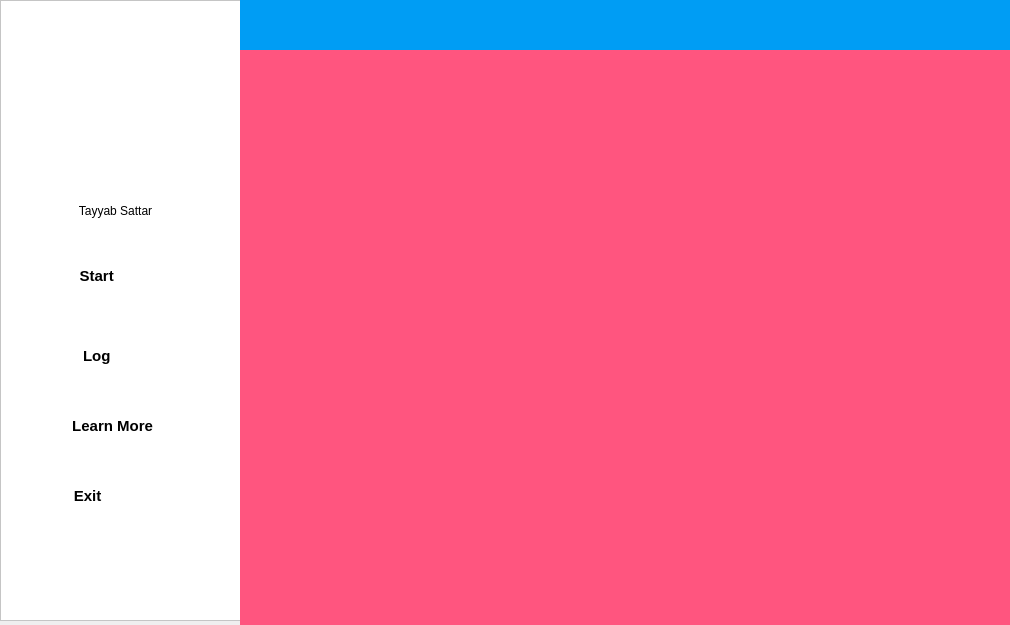
<?xml version="1.0" encoding="UTF-8"?>
<ui version="4.0">
 <class>Widget</class>
 <widget class="QWidget" name="Widget">
  <property name="geometry">
   <rect>
    <x>0</x>
    <y>0</y>
    <width>1010</width>
    <height>625</height>
   </rect>
  </property>
  <property name="windowTitle">
   <string>Widget</string>
  </property>
  <widget class="QWidget" name="verticalLayoutWidget">
   <property name="geometry">
    <rect>
     <x>0</x>
     <y>0</y>
     <width>160</width>
     <height>601</height>
    </rect>
   </property>
   <layout class="QVBoxLayout" name="verticalLayout"/>
  </widget>
  <widget class="QFrame" name="frame">
   <property name="geometry">
    <rect>
     <x>0</x>
     <y>0</y>
     <width>241</width>
     <height>621</height>
    </rect>
   </property>
   <property name="font">
    <font>
     <stylestrategy>PreferAntialias</stylestrategy>
    </font>
   </property>
   <property name="styleSheet">
    <string notr="true">background-color: rgb(255, 255, 255);
border-top-color: rgb(255, 255, 255);</string>
   </property>
   <property name="frameShape">
    <enum>QFrame::StyledPanel</enum>
   </property>
   <property name="frameShadow">
    <enum>QFrame::Raised</enum>
   </property>
   <widget class="QLabel" name="username">
    <property name="geometry">
     <rect>
      <x>40</x>
      <y>190</y>
      <width>151</width>
      <height>41</height>
     </rect>
    </property>
    <property name="styleSheet">
     <string notr="true">color: rgb(0, 0, 0);
font: 700 12pt &quot;Segoe UI&quot;;</string>
    </property>
    <property name="text">
     <string>Tayyab Sattar</string>
    </property>
    <property name="alignment">
     <set>Qt::AlignCenter</set>
    </property>
   </widget>
   <widget class="QLabel" name="label">
    <property name="geometry">
     <rect>
      <x>30</x>
      <y>60</y>
      <width>131</width>
      <height>121</height>
     </rect>
    </property>
    <property name="text">
     <string/>
    </property>
    <property name="pixmap">
     <pixmap>hyy.png</pixmap>
    </property>
   </widget>
   <widget class="QPushButton" name="btnexit">
    <property name="geometry">
     <rect>
      <x>30</x>
      <y>480</y>
      <width>111</width>
      <height>31</height>
     </rect>
    </property>
    <property name="palette">
     <palette>
      <active>
       <colorrole role="WindowText">
        <brush brushstyle="SolidPattern">
         <color alpha="255">
          <red>0</red>
          <green>0</green>
          <blue>0</blue>
         </color>
        </brush>
       </colorrole>
       <colorrole role="Button">
        <brush brushstyle="SolidPattern">
         <color alpha="255">
          <red>255</red>
          <green>255</green>
          <blue>255</blue>
         </color>
        </brush>
       </colorrole>
       <colorrole role="Text">
        <brush brushstyle="SolidPattern">
         <color alpha="255">
          <red>0</red>
          <green>0</green>
          <blue>0</blue>
         </color>
        </brush>
       </colorrole>
       <colorrole role="ButtonText">
        <brush brushstyle="SolidPattern">
         <color alpha="255">
          <red>0</red>
          <green>0</green>
          <blue>0</blue>
         </color>
        </brush>
       </colorrole>
       <colorrole role="Base">
        <brush brushstyle="SolidPattern">
         <color alpha="255">
          <red>255</red>
          <green>255</green>
          <blue>255</blue>
         </color>
        </brush>
       </colorrole>
       <colorrole role="Window">
        <brush brushstyle="SolidPattern">
         <color alpha="255">
          <red>255</red>
          <green>255</green>
          <blue>255</blue>
         </color>
        </brush>
       </colorrole>
       <colorrole role="PlaceholderText">
        <brush brushstyle="SolidPattern">
         <color alpha="128">
          <red>0</red>
          <green>0</green>
          <blue>0</blue>
         </color>
        </brush>
       </colorrole>
      </active>
      <inactive>
       <colorrole role="WindowText">
        <brush brushstyle="SolidPattern">
         <color alpha="255">
          <red>0</red>
          <green>0</green>
          <blue>0</blue>
         </color>
        </brush>
       </colorrole>
       <colorrole role="Button">
        <brush brushstyle="SolidPattern">
         <color alpha="255">
          <red>255</red>
          <green>255</green>
          <blue>255</blue>
         </color>
        </brush>
       </colorrole>
       <colorrole role="Text">
        <brush brushstyle="SolidPattern">
         <color alpha="255">
          <red>0</red>
          <green>0</green>
          <blue>0</blue>
         </color>
        </brush>
       </colorrole>
       <colorrole role="ButtonText">
        <brush brushstyle="SolidPattern">
         <color alpha="255">
          <red>0</red>
          <green>0</green>
          <blue>0</blue>
         </color>
        </brush>
       </colorrole>
       <colorrole role="Base">
        <brush brushstyle="SolidPattern">
         <color alpha="255">
          <red>255</red>
          <green>255</green>
          <blue>255</blue>
         </color>
        </brush>
       </colorrole>
       <colorrole role="Window">
        <brush brushstyle="SolidPattern">
         <color alpha="255">
          <red>255</red>
          <green>255</green>
          <blue>255</blue>
         </color>
        </brush>
       </colorrole>
       <colorrole role="PlaceholderText">
        <brush brushstyle="SolidPattern">
         <color alpha="128">
          <red>0</red>
          <green>0</green>
          <blue>0</blue>
         </color>
        </brush>
       </colorrole>
      </inactive>
      <disabled>
       <colorrole role="WindowText">
        <brush brushstyle="SolidPattern">
         <color alpha="255">
          <red>0</red>
          <green>0</green>
          <blue>0</blue>
         </color>
        </brush>
       </colorrole>
       <colorrole role="Button">
        <brush brushstyle="SolidPattern">
         <color alpha="255">
          <red>255</red>
          <green>255</green>
          <blue>255</blue>
         </color>
        </brush>
       </colorrole>
       <colorrole role="Text">
        <brush brushstyle="SolidPattern">
         <color alpha="255">
          <red>0</red>
          <green>0</green>
          <blue>0</blue>
         </color>
        </brush>
       </colorrole>
       <colorrole role="ButtonText">
        <brush brushstyle="SolidPattern">
         <color alpha="255">
          <red>0</red>
          <green>0</green>
          <blue>0</blue>
         </color>
        </brush>
       </colorrole>
       <colorrole role="Base">
        <brush brushstyle="SolidPattern">
         <color alpha="255">
          <red>255</red>
          <green>255</green>
          <blue>255</blue>
         </color>
        </brush>
       </colorrole>
       <colorrole role="Window">
        <brush brushstyle="SolidPattern">
         <color alpha="255">
          <red>255</red>
          <green>255</green>
          <blue>255</blue>
         </color>
        </brush>
       </colorrole>
       <colorrole role="PlaceholderText">
        <brush brushstyle="SolidPattern">
         <color alpha="128">
          <red>0</red>
          <green>0</green>
          <blue>0</blue>
         </color>
        </brush>
       </colorrole>
      </disabled>
     </palette>
    </property>
    <property name="font">
     <font>
      <family>Segoe UI</family>
      <pointsize>11</pointsize>
      <italic>false</italic>
      <bold>true</bold>
     </font>
    </property>
    <property name="focusPolicy">
     <enum>Qt::StrongFocus</enum>
    </property>
    <property name="statusTip">
     <string>Exit Application</string>
    </property>
    <property name="layoutDirection">
     <enum>Qt::LeftToRight</enum>
    </property>
    <property name="styleSheet">
     <string notr="true">color: rgb(0, 0, 0);
font: 700 11pt &quot;Segoe UI&quot;;
border-color: rgb(255, 255, 255);
gridline-color: rgb(255, 255, 255);</string>
    </property>
    <property name="text">
     <string> Exit</string>
    </property>
    <property name="icon">
     <iconset>
      <normaloff>exit-icon.png</normaloff>exit-icon.png</iconset>
    </property>
    <property name="iconSize">
     <size>
      <width>45</width>
      <height>45</height>
     </size>
    </property>
    <property name="shortcut">
     <string notr="true"/>
    </property>
    <property name="autoRepeatDelay">
     <number>0</number>
    </property>
    <property name="autoRepeatInterval">
     <number>0</number>
    </property>
    <property name="autoDefault">
     <bool>true</bool>
    </property>
    <property name="default">
     <bool>true</bool>
    </property>
    <property name="flat">
     <bool>true</bool>
    </property>
   </widget>
   <widget class="QPushButton" name="btnlm">
    <property name="geometry">
     <rect>
      <x>30</x>
      <y>410</y>
      <width>161</width>
      <height>31</height>
     </rect>
    </property>
    <property name="palette">
     <palette>
      <active>
       <colorrole role="WindowText">
        <brush brushstyle="SolidPattern">
         <color alpha="255">
          <red>0</red>
          <green>0</green>
          <blue>0</blue>
         </color>
        </brush>
       </colorrole>
       <colorrole role="Button">
        <brush brushstyle="SolidPattern">
         <color alpha="255">
          <red>255</red>
          <green>255</green>
          <blue>255</blue>
         </color>
        </brush>
       </colorrole>
       <colorrole role="Text">
        <brush brushstyle="SolidPattern">
         <color alpha="255">
          <red>0</red>
          <green>0</green>
          <blue>0</blue>
         </color>
        </brush>
       </colorrole>
       <colorrole role="ButtonText">
        <brush brushstyle="SolidPattern">
         <color alpha="255">
          <red>0</red>
          <green>0</green>
          <blue>0</blue>
         </color>
        </brush>
       </colorrole>
       <colorrole role="Base">
        <brush brushstyle="SolidPattern">
         <color alpha="255">
          <red>255</red>
          <green>255</green>
          <blue>255</blue>
         </color>
        </brush>
       </colorrole>
       <colorrole role="Window">
        <brush brushstyle="SolidPattern">
         <color alpha="255">
          <red>255</red>
          <green>255</green>
          <blue>255</blue>
         </color>
        </brush>
       </colorrole>
       <colorrole role="PlaceholderText">
        <brush brushstyle="SolidPattern">
         <color alpha="128">
          <red>0</red>
          <green>0</green>
          <blue>0</blue>
         </color>
        </brush>
       </colorrole>
      </active>
      <inactive>
       <colorrole role="WindowText">
        <brush brushstyle="SolidPattern">
         <color alpha="255">
          <red>0</red>
          <green>0</green>
          <blue>0</blue>
         </color>
        </brush>
       </colorrole>
       <colorrole role="Button">
        <brush brushstyle="SolidPattern">
         <color alpha="255">
          <red>255</red>
          <green>255</green>
          <blue>255</blue>
         </color>
        </brush>
       </colorrole>
       <colorrole role="Text">
        <brush brushstyle="SolidPattern">
         <color alpha="255">
          <red>0</red>
          <green>0</green>
          <blue>0</blue>
         </color>
        </brush>
       </colorrole>
       <colorrole role="ButtonText">
        <brush brushstyle="SolidPattern">
         <color alpha="255">
          <red>0</red>
          <green>0</green>
          <blue>0</blue>
         </color>
        </brush>
       </colorrole>
       <colorrole role="Base">
        <brush brushstyle="SolidPattern">
         <color alpha="255">
          <red>255</red>
          <green>255</green>
          <blue>255</blue>
         </color>
        </brush>
       </colorrole>
       <colorrole role="Window">
        <brush brushstyle="SolidPattern">
         <color alpha="255">
          <red>255</red>
          <green>255</green>
          <blue>255</blue>
         </color>
        </brush>
       </colorrole>
       <colorrole role="PlaceholderText">
        <brush brushstyle="SolidPattern">
         <color alpha="128">
          <red>0</red>
          <green>0</green>
          <blue>0</blue>
         </color>
        </brush>
       </colorrole>
      </inactive>
      <disabled>
       <colorrole role="WindowText">
        <brush brushstyle="SolidPattern">
         <color alpha="255">
          <red>0</red>
          <green>0</green>
          <blue>0</blue>
         </color>
        </brush>
       </colorrole>
       <colorrole role="Button">
        <brush brushstyle="SolidPattern">
         <color alpha="255">
          <red>255</red>
          <green>255</green>
          <blue>255</blue>
         </color>
        </brush>
       </colorrole>
       <colorrole role="Text">
        <brush brushstyle="SolidPattern">
         <color alpha="255">
          <red>0</red>
          <green>0</green>
          <blue>0</blue>
         </color>
        </brush>
       </colorrole>
       <colorrole role="ButtonText">
        <brush brushstyle="SolidPattern">
         <color alpha="255">
          <red>0</red>
          <green>0</green>
          <blue>0</blue>
         </color>
        </brush>
       </colorrole>
       <colorrole role="Base">
        <brush brushstyle="SolidPattern">
         <color alpha="255">
          <red>255</red>
          <green>255</green>
          <blue>255</blue>
         </color>
        </brush>
       </colorrole>
       <colorrole role="Window">
        <brush brushstyle="SolidPattern">
         <color alpha="255">
          <red>255</red>
          <green>255</green>
          <blue>255</blue>
         </color>
        </brush>
       </colorrole>
       <colorrole role="PlaceholderText">
        <brush brushstyle="SolidPattern">
         <color alpha="128">
          <red>0</red>
          <green>0</green>
          <blue>0</blue>
         </color>
        </brush>
       </colorrole>
      </disabled>
     </palette>
    </property>
    <property name="font">
     <font>
      <family>Segoe UI</family>
      <pointsize>11</pointsize>
      <italic>false</italic>
      <bold>true</bold>
     </font>
    </property>
    <property name="focusPolicy">
     <enum>Qt::StrongFocus</enum>
    </property>
    <property name="statusTip">
     <string>Exit Application</string>
    </property>
    <property name="layoutDirection">
     <enum>Qt::LeftToRight</enum>
    </property>
    <property name="styleSheet">
     <string notr="true">color: rgb(0, 0, 0);
border-color: rgb(255, 255, 255);
gridline-color: rgb(255, 255, 255);
font: 700 11pt &quot;Segoe UI&quot;;</string>
    </property>
    <property name="text">
     <string> Learn More</string>
    </property>
    <property name="icon">
     <iconset>
      <normaloff>output-onlinepngtools.png</normaloff>output-onlinepngtools.png</iconset>
    </property>
    <property name="iconSize">
     <size>
      <width>45</width>
      <height>45</height>
     </size>
    </property>
    <property name="flat">
     <bool>true</bool>
    </property>
   </widget>
   <widget class="QPushButton" name="btnlog">
    <property name="geometry">
     <rect>
      <x>40</x>
      <y>340</y>
      <width>101</width>
      <height>31</height>
     </rect>
    </property>
    <property name="palette">
     <palette>
      <active>
       <colorrole role="WindowText">
        <brush brushstyle="SolidPattern">
         <color alpha="255">
          <red>0</red>
          <green>0</green>
          <blue>0</blue>
         </color>
        </brush>
       </colorrole>
       <colorrole role="Button">
        <brush brushstyle="SolidPattern">
         <color alpha="255">
          <red>255</red>
          <green>255</green>
          <blue>255</blue>
         </color>
        </brush>
       </colorrole>
       <colorrole role="Text">
        <brush brushstyle="SolidPattern">
         <color alpha="255">
          <red>0</red>
          <green>0</green>
          <blue>0</blue>
         </color>
        </brush>
       </colorrole>
       <colorrole role="ButtonText">
        <brush brushstyle="SolidPattern">
         <color alpha="255">
          <red>0</red>
          <green>0</green>
          <blue>0</blue>
         </color>
        </brush>
       </colorrole>
       <colorrole role="Base">
        <brush brushstyle="SolidPattern">
         <color alpha="255">
          <red>255</red>
          <green>255</green>
          <blue>255</blue>
         </color>
        </brush>
       </colorrole>
       <colorrole role="Window">
        <brush brushstyle="SolidPattern">
         <color alpha="255">
          <red>255</red>
          <green>255</green>
          <blue>255</blue>
         </color>
        </brush>
       </colorrole>
       <colorrole role="PlaceholderText">
        <brush brushstyle="SolidPattern">
         <color alpha="128">
          <red>0</red>
          <green>0</green>
          <blue>0</blue>
         </color>
        </brush>
       </colorrole>
      </active>
      <inactive>
       <colorrole role="WindowText">
        <brush brushstyle="SolidPattern">
         <color alpha="255">
          <red>0</red>
          <green>0</green>
          <blue>0</blue>
         </color>
        </brush>
       </colorrole>
       <colorrole role="Button">
        <brush brushstyle="SolidPattern">
         <color alpha="255">
          <red>255</red>
          <green>255</green>
          <blue>255</blue>
         </color>
        </brush>
       </colorrole>
       <colorrole role="Text">
        <brush brushstyle="SolidPattern">
         <color alpha="255">
          <red>0</red>
          <green>0</green>
          <blue>0</blue>
         </color>
        </brush>
       </colorrole>
       <colorrole role="ButtonText">
        <brush brushstyle="SolidPattern">
         <color alpha="255">
          <red>0</red>
          <green>0</green>
          <blue>0</blue>
         </color>
        </brush>
       </colorrole>
       <colorrole role="Base">
        <brush brushstyle="SolidPattern">
         <color alpha="255">
          <red>255</red>
          <green>255</green>
          <blue>255</blue>
         </color>
        </brush>
       </colorrole>
       <colorrole role="Window">
        <brush brushstyle="SolidPattern">
         <color alpha="255">
          <red>255</red>
          <green>255</green>
          <blue>255</blue>
         </color>
        </brush>
       </colorrole>
       <colorrole role="PlaceholderText">
        <brush brushstyle="SolidPattern">
         <color alpha="128">
          <red>0</red>
          <green>0</green>
          <blue>0</blue>
         </color>
        </brush>
       </colorrole>
      </inactive>
      <disabled>
       <colorrole role="WindowText">
        <brush brushstyle="SolidPattern">
         <color alpha="255">
          <red>0</red>
          <green>0</green>
          <blue>0</blue>
         </color>
        </brush>
       </colorrole>
       <colorrole role="Button">
        <brush brushstyle="SolidPattern">
         <color alpha="255">
          <red>255</red>
          <green>255</green>
          <blue>255</blue>
         </color>
        </brush>
       </colorrole>
       <colorrole role="Text">
        <brush brushstyle="SolidPattern">
         <color alpha="255">
          <red>0</red>
          <green>0</green>
          <blue>0</blue>
         </color>
        </brush>
       </colorrole>
       <colorrole role="ButtonText">
        <brush brushstyle="SolidPattern">
         <color alpha="255">
          <red>0</red>
          <green>0</green>
          <blue>0</blue>
         </color>
        </brush>
       </colorrole>
       <colorrole role="Base">
        <brush brushstyle="SolidPattern">
         <color alpha="255">
          <red>255</red>
          <green>255</green>
          <blue>255</blue>
         </color>
        </brush>
       </colorrole>
       <colorrole role="Window">
        <brush brushstyle="SolidPattern">
         <color alpha="255">
          <red>255</red>
          <green>255</green>
          <blue>255</blue>
         </color>
        </brush>
       </colorrole>
       <colorrole role="PlaceholderText">
        <brush brushstyle="SolidPattern">
         <color alpha="128">
          <red>0</red>
          <green>0</green>
          <blue>0</blue>
         </color>
        </brush>
       </colorrole>
      </disabled>
     </palette>
    </property>
    <property name="font">
     <font>
      <family>Segoe UI</family>
      <pointsize>11</pointsize>
      <italic>false</italic>
      <bold>true</bold>
     </font>
    </property>
    <property name="focusPolicy">
     <enum>Qt::StrongFocus</enum>
    </property>
    <property name="statusTip">
     <string>Exit Application</string>
    </property>
    <property name="layoutDirection">
     <enum>Qt::LeftToRight</enum>
    </property>
    <property name="styleSheet">
     <string notr="true">color: rgb(0, 0, 0);
border-color: rgb(255, 255, 255);
gridline-color: rgb(255, 255, 255);
font: 700 11pt &quot;Segoe UI&quot;;</string>
    </property>
    <property name="text">
     <string>   Log</string>
    </property>
    <property name="icon">
     <iconset>
      <normaloff>dashboard-icon.png</normaloff>dashboard-icon.png</iconset>
    </property>
    <property name="iconSize">
     <size>
      <width>45</width>
      <height>45</height>
     </size>
    </property>
    <property name="flat">
     <bool>true</bool>
    </property>
   </widget>
   <widget class="QPushButton" name="btnstart">
    <property name="geometry">
     <rect>
      <x>40</x>
      <y>260</y>
      <width>101</width>
      <height>31</height>
     </rect>
    </property>
    <property name="palette">
     <palette>
      <active>
       <colorrole role="WindowText">
        <brush brushstyle="SolidPattern">
         <color alpha="255">
          <red>0</red>
          <green>0</green>
          <blue>0</blue>
         </color>
        </brush>
       </colorrole>
       <colorrole role="Button">
        <brush brushstyle="SolidPattern">
         <color alpha="255">
          <red>255</red>
          <green>255</green>
          <blue>255</blue>
         </color>
        </brush>
       </colorrole>
       <colorrole role="Text">
        <brush brushstyle="SolidPattern">
         <color alpha="255">
          <red>0</red>
          <green>0</green>
          <blue>0</blue>
         </color>
        </brush>
       </colorrole>
       <colorrole role="ButtonText">
        <brush brushstyle="SolidPattern">
         <color alpha="255">
          <red>0</red>
          <green>0</green>
          <blue>0</blue>
         </color>
        </brush>
       </colorrole>
       <colorrole role="Base">
        <brush brushstyle="SolidPattern">
         <color alpha="255">
          <red>255</red>
          <green>255</green>
          <blue>255</blue>
         </color>
        </brush>
       </colorrole>
       <colorrole role="Window">
        <brush brushstyle="SolidPattern">
         <color alpha="255">
          <red>255</red>
          <green>255</green>
          <blue>255</blue>
         </color>
        </brush>
       </colorrole>
       <colorrole role="PlaceholderText">
        <brush brushstyle="SolidPattern">
         <color alpha="128">
          <red>0</red>
          <green>0</green>
          <blue>0</blue>
         </color>
        </brush>
       </colorrole>
      </active>
      <inactive>
       <colorrole role="WindowText">
        <brush brushstyle="SolidPattern">
         <color alpha="255">
          <red>0</red>
          <green>0</green>
          <blue>0</blue>
         </color>
        </brush>
       </colorrole>
       <colorrole role="Button">
        <brush brushstyle="SolidPattern">
         <color alpha="255">
          <red>255</red>
          <green>255</green>
          <blue>255</blue>
         </color>
        </brush>
       </colorrole>
       <colorrole role="Text">
        <brush brushstyle="SolidPattern">
         <color alpha="255">
          <red>0</red>
          <green>0</green>
          <blue>0</blue>
         </color>
        </brush>
       </colorrole>
       <colorrole role="ButtonText">
        <brush brushstyle="SolidPattern">
         <color alpha="255">
          <red>0</red>
          <green>0</green>
          <blue>0</blue>
         </color>
        </brush>
       </colorrole>
       <colorrole role="Base">
        <brush brushstyle="SolidPattern">
         <color alpha="255">
          <red>255</red>
          <green>255</green>
          <blue>255</blue>
         </color>
        </brush>
       </colorrole>
       <colorrole role="Window">
        <brush brushstyle="SolidPattern">
         <color alpha="255">
          <red>255</red>
          <green>255</green>
          <blue>255</blue>
         </color>
        </brush>
       </colorrole>
       <colorrole role="PlaceholderText">
        <brush brushstyle="SolidPattern">
         <color alpha="128">
          <red>0</red>
          <green>0</green>
          <blue>0</blue>
         </color>
        </brush>
       </colorrole>
      </inactive>
      <disabled>
       <colorrole role="WindowText">
        <brush brushstyle="SolidPattern">
         <color alpha="255">
          <red>0</red>
          <green>0</green>
          <blue>0</blue>
         </color>
        </brush>
       </colorrole>
       <colorrole role="Button">
        <brush brushstyle="SolidPattern">
         <color alpha="255">
          <red>255</red>
          <green>255</green>
          <blue>255</blue>
         </color>
        </brush>
       </colorrole>
       <colorrole role="Text">
        <brush brushstyle="SolidPattern">
         <color alpha="255">
          <red>0</red>
          <green>0</green>
          <blue>0</blue>
         </color>
        </brush>
       </colorrole>
       <colorrole role="ButtonText">
        <brush brushstyle="SolidPattern">
         <color alpha="255">
          <red>0</red>
          <green>0</green>
          <blue>0</blue>
         </color>
        </brush>
       </colorrole>
       <colorrole role="Base">
        <brush brushstyle="SolidPattern">
         <color alpha="255">
          <red>255</red>
          <green>255</green>
          <blue>255</blue>
         </color>
        </brush>
       </colorrole>
       <colorrole role="Window">
        <brush brushstyle="SolidPattern">
         <color alpha="255">
          <red>255</red>
          <green>255</green>
          <blue>255</blue>
         </color>
        </brush>
       </colorrole>
       <colorrole role="PlaceholderText">
        <brush brushstyle="SolidPattern">
         <color alpha="128">
          <red>0</red>
          <green>0</green>
          <blue>0</blue>
         </color>
        </brush>
       </colorrole>
      </disabled>
     </palette>
    </property>
    <property name="font">
     <font>
      <family>Segoe UI</family>
      <pointsize>11</pointsize>
      <italic>false</italic>
      <bold>true</bold>
     </font>
    </property>
    <property name="focusPolicy">
     <enum>Qt::StrongFocus</enum>
    </property>
    <property name="statusTip">
     <string>Exit Application</string>
    </property>
    <property name="layoutDirection">
     <enum>Qt::LeftToRight</enum>
    </property>
    <property name="styleSheet">
     <string notr="true">color: rgb(0, 0, 0);
border-color: rgb(255, 255, 255);
gridline-color: rgb(255, 255, 255);
font: 700 11pt &quot;Segoe UI&quot;;</string>
    </property>
    <property name="text">
     <string>   Start</string>
    </property>
    <property name="icon">
     <iconset>
      <normaloff>playresized.png</normaloff>playresized.png</iconset>
    </property>
    <property name="iconSize">
     <size>
      <width>45</width>
      <height>45</height>
     </size>
    </property>
    <property name="flat">
     <bool>true</bool>
    </property>
   </widget>
   <zorder>username</zorder>
   <zorder>label</zorder>
   <zorder>btnlm</zorder>
   <zorder>btnlog</zorder>
   <zorder>btnstart</zorder>
   <zorder>btnexit</zorder>
  </widget>
  <widget class="QLabel" name="label_2">
   <property name="geometry">
    <rect>
     <x>240</x>
     <y>0</y>
     <width>951</width>
     <height>51</height>
    </rect>
   </property>
   <property name="styleSheet">
    <string notr="true">background-color: rgb(85, 85, 255);
background-color: rgb(0, 157, 244);</string>
   </property>
   <property name="text">
    <string/>
   </property>
  </widget>
  <widget class="QLabel" name="label_11">
   <property name="geometry">
    <rect>
     <x>240</x>
     <y>50</y>
     <width>951</width>
     <height>741</height>
    </rect>
   </property>
   <property name="minimumSize">
    <size>
     <width>811</width>
     <height>0</height>
    </size>
   </property>
   <property name="styleSheet">
    <string notr="true">background-color: rgb(255, 255, 255);
background-color: rgb(255, 85, 127);</string>
   </property>
   <property name="text">
    <string/>
   </property>
  </widget>
  <widget class="QLabel" name="label_12">
   <property name="geometry">
    <rect>
     <x>470</x>
     <y>150</y>
     <width>541</width>
     <height>521</height>
    </rect>
   </property>
   <property name="maximumSize">
    <size>
     <width>541</width>
     <height>521</height>
    </size>
   </property>
   <property name="styleSheet">
    <string notr="true">background-color: rgb(255, 85, 127);</string>
   </property>
   <property name="text">
    <string/>
   </property>
   <property name="pixmap">
    <pixmap>nail-biting.png</pixmap>
   </property>
  </widget>
 </widget>
 <resources/>
 <connections/>
</ui>
